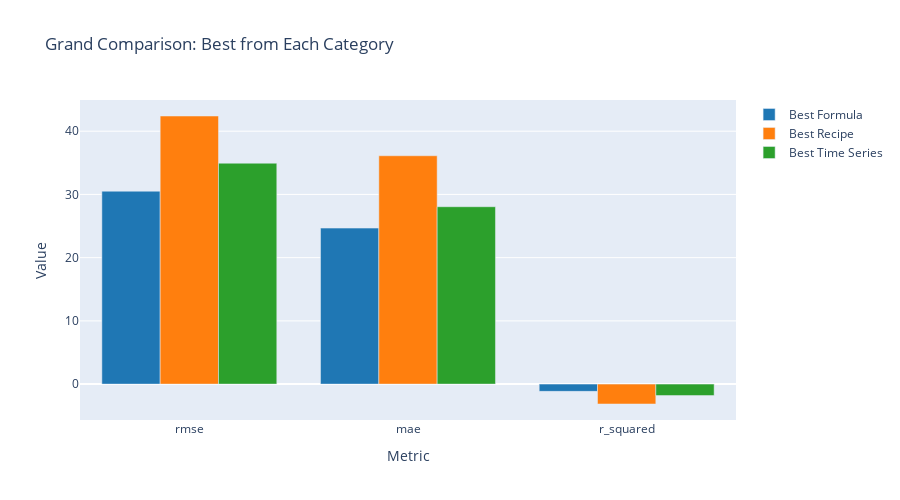

Here is the notebook cell this chart was saved with:
### Code cell
# Compare best models
fig = plot_model_comparison(
    stats_best,
    model_names=names_best,
    metrics=["rmse", "mae", "r_squared"],
    plot_type="bar"
)
fig.update_layout(title="Grand Comparison: Best from Each Category")
fig.show()

### Figure 1 — Plotly figure (JSON) as saved in the notebook; plotly's stock layout.template omitted (floating-point values rounded to 4 significant figures)
{"data": [{"hovertemplate": "Best Formula<br>%{x}: %{y:.4f}<extra></extra>", "marker": {"color": "#1f77b4"}, "name": "Best Formula", "type": "bar", "x": ["rmse", "mae", "r_squared"], "y": [30.51, 24.67, -1.147]}, {"hovertemplate": "Best Recipe<br>%{x}: %{y:.4f}<extra></extra>", "marker": {"color": "#ff7f0e"}, "name": "Best Recipe", "type": "bar", "x": ["rmse", "mae", "r_squared"], "y": [42.4, 36.11, -3.146]}, {"hovertemplate": "Best Time Series<br>%{x}: %{y:.4f}<extra></extra>", "marker": {"color": "#2ca02c"}, "name": "Best Time Series", "type": "bar", "x": ["rmse", "mae", "r_squared"], "y": [34.94, 28.05, -1.815]}], "layout": {"barmode": "group", "height": 500, "hovermode": "x", "showlegend": true, "title": {"text": "Grand Comparison: Best from Each Category"}, "xaxis": {"title": {"text": "Metric"}}, "yaxis": {"title": {"text": "Value"}}}}
